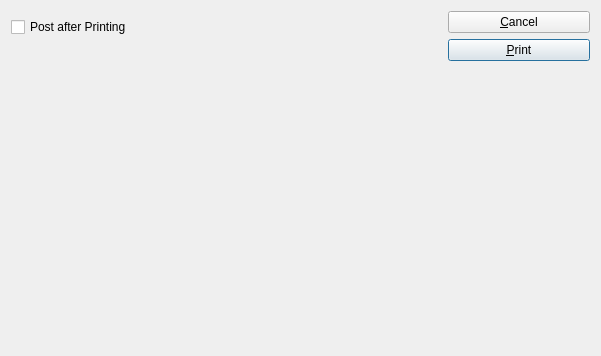
<?xml version="1.0" encoding="UTF-8"?>
<ui version="4.0">
 <comment>This file is part of the xTuple ERP: PostBooks Edition, a free and
open source Enterprise Resource Planning software suite,
Copyright (c) 1999-2018 by OpenMFG LLC, d/b/a xTuple.
It is licensed to you under the Common Public Attribution License
version 1.0, the full text of which (including xTuple-specific Exhibits)
is available at www.xtuple.com/CPAL.  By using this software, you agree
to be bound by its terms.</comment>
 <class>printMulticopyDocument</class>
 <widget class="QDialog" name="printMulticopyDocument">
  <property name="geometry">
   <rect>
    <x>0</x>
    <y>0</y>
    <width>601</width>
    <height>356</height>
   </rect>
  </property>
  <property name="windowTitle">
   <string>Print Multiple Copies of Document</string>
  </property>
  <layout class="QGridLayout" name="gridLayout">
   <item row="0" column="3" rowspan="3">
    <layout class="QVBoxLayout" name="_buttonLyt">
     <item>
      <widget class="QPushButton" name="_close">
       <property name="text">
        <string>&amp;Cancel</string>
       </property>
      </widget>
     </item>
     <item>
      <widget class="QPushButton" name="_print">
       <property name="text">
        <string>&amp;Print</string>
       </property>
       <property name="autoDefault">
        <bool>true</bool>
       </property>
       <property name="default">
        <bool>true</bool>
       </property>
      </widget>
     </item>
     <item>
      <spacer name="spacer247">
       <property name="orientation">
        <enum>Qt::Vertical</enum>
       </property>
       <property name="sizeType">
        <enum>QSizePolicy::Expanding</enum>
       </property>
       <property name="sizeHint" stdset="0">
        <size>
         <width>10</width>
         <height>41</height>
        </size>
       </property>
      </spacer>
     </item>
    </layout>
   </item>
   <item row="1" column="0" colspan="2">
    <widget class="XCheckBox" name="_post">
     <property name="text">
      <string>Post after Printing</string>
     </property>
    </widget>
   </item>
   <item row="2" column="0" colspan="3">
    <widget class="XDocCopySetter" name="_copies">
     <property name="sizePolicy">
      <sizepolicy hsizetype="Preferred" vsizetype="Preferred">
       <horstretch>0</horstretch>
       <verstretch>5</verstretch>
      </sizepolicy>
     </property>
    </widget>
   </item>
   <item row="0" column="0" colspan="3">
    <widget class="QFrame" name="_optionsFrame">
     <property name="frameShape">
      <enum>QFrame::NoFrame</enum>
     </property>
     <property name="frameShadow">
      <enum>QFrame::Plain</enum>
     </property>
    </widget>
   </item>
  </layout>
 </widget>
 <layoutdefault spacing="6" margin="11"/>
 <customwidgets>
  <customwidget>
   <class>XCheckBox</class>
   <extends>QCheckBox</extends>
   <header>xcheckbox.h</header>
  </customwidget>
  <customwidget>
   <class>XDocCopySetter</class>
   <extends>QWidget</extends>
   <header>xdoccopysetter.h</header>
  </customwidget>
 </customwidgets>
 <resources/>
 <connections>
  <connection>
   <sender>_close</sender>
   <signal>clicked()</signal>
   <receiver>printMulticopyDocument</receiver>
   <slot>reject()</slot>
   <hints>
    <hint type="sourcelabel">
     <x>20</x>
     <y>20</y>
    </hint>
    <hint type="destinationlabel">
     <x>20</x>
     <y>20</y>
    </hint>
   </hints>
  </connection>
 </connections>
</ui>
